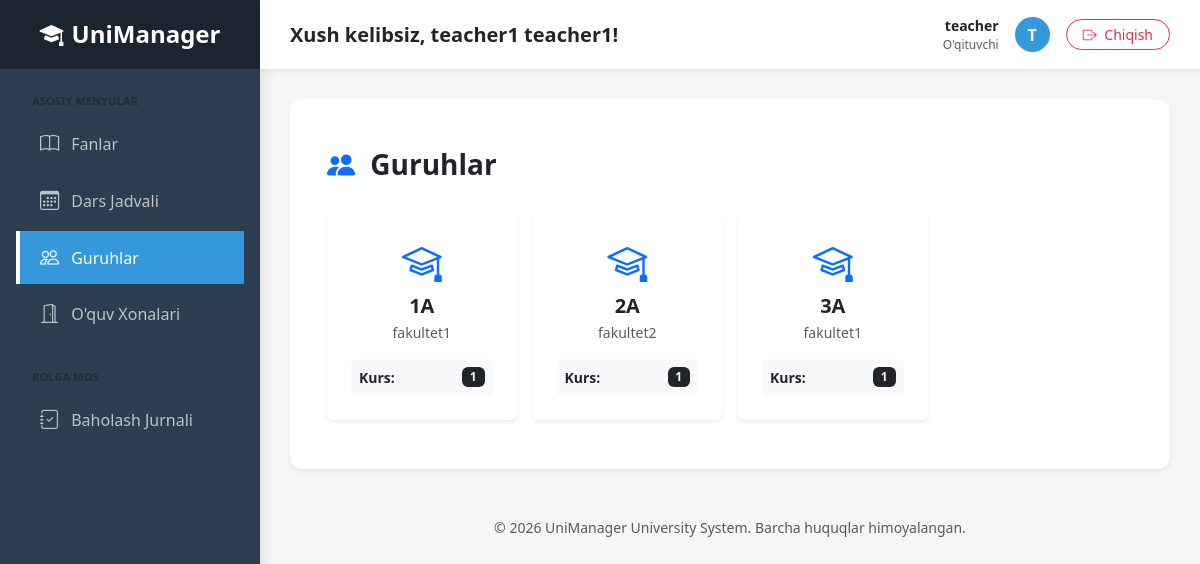
Page /academy/groups/ (signed in) on the committed database.
### users/models.py (models this page shows, shortened)
class User(AbstractUser):
    USER_ROLES = (
        ('admin', 'Admin'),
        ('teacher', 'O\'qituvchi'),
        ('student', 'Talaba'),
    )
    role = models.CharField(max_length=10, choices=USER_ROLES, default='admin')
    phone_number = models.CharField(max_length=15, blank=True, null=True)
    address = models.TextField(blank=True, null=True)

### academy/models.py (models this page shows, shortened)
class Group(models.Model):
    name = models.CharField(max_length=50, unique=True, verbose_name="Guruh nomi")
    faculty = models.CharField(max_length=100, verbose_name="Fakultet")
    course_number = models.PositiveSmallIntegerField(verbose_name="Kurs")
    teacher = models.ForeignKey(
        User,
        on_delete=models.SET_NULL,
        null=True,
        limit_choices_to={'role': 'teacher'},
        related_name='led_groups',
        verbose_name="Guruh rahbari"
    )
    subjects = models.ManyToManyField(
        'Subject', # Subject modeli shu faylda bo'lsa nomini yozish yetarli
        related_name='groups',
        verbose_name="Fanlar"
    )
    created_at = models.DateTimeField(auto_now_add=True)
    class Meta:
        verbose_name = "Guruh"
        verbose_name_plural = "Guruhlar"

### academy/views.py (the view)
# urls.py: path('groups/', views.group_list, name='group_list'),
@login_required
def group_list(request):
    groups = Group.objects.all().select_related('teacher').prefetch_related('subjects').order_by('name')
    return render(request, 'academy/group_list.html', {'groups': groups})

### academy/templates/academy/group_list.html (shortened to what this page needs)
{% extends 'base.html' %}
{% block content %}
<div class="container py-4">
    <div class="d-flex justify-content-between align-items-center mb-4">
        <h3 class="fw-bold"><i class="bi bi-people-fill text-primary me-2"></i> Guruhlar</h3>
    </div>
    <div class="row g-3">
        {% for group in groups %}
        <div class="col-md-4 col-lg-3">
            <div class="card border-0 shadow-sm h-100">
                <div class="card-body text-center p-4">
                    <div class="display-6 text-primary mb-2">
                        <i class="bi bi-mortarboard"></i>
                    </div>
                    <h5 class="fw-bold mb-1">{{ group.name }}</h5>
                    <p class="text-muted small mb-3">{{ group.faculty }}</p>
                    <div class="d-flex justify-content-between align-items-center bg-light rounded p-2">
                        <span class="small fw-bold">Kurs:</span>
                        <span class="badge bg-dark">{{ group.course_number }}</span>
                    </div>
                </div>
            </div>
        </div>
        {% empty %}
        <div class="col-12 text-center py-5">
            <p class="text-muted">Guruhlar hali qo'shilmagan.</p>
        </div>
        {% endfor %}
    </div>
</div>
{% endblock %}

### templates/base.html (shortened to what this page needs)
<!DOCTYPE html>
<html lang="uz">
<head>
    <link href="https://cdn.jsdelivr.net/npm/bootstrap@5.3.0/dist/css/bootstrap.min.css" rel="stylesheet">
    <link rel="stylesheet" href="https://cdn.jsdelivr.net/npm/bootstrap-icons@1.11.0/font/bootstrap-icons.css">
</head>
<body>
    <div class="d-flex">
        {% if user.is_authenticated %}
        <div id="sidebar" class="shadow">
            <div class="logo-section mb-4">
                <h4 class="mb-0 fw-bold"><i class="bi bi-mortarboard-fill me-2"></i>UniManager</h4>
            </div>
            <div class="px-3">
                <p class="text-uppercase small fw-bold text-muted mb-2 ps-3" style="font-size: 0.7rem;">Asosiy Menyular</p>
                <ul class="nav flex-column">
                    <li class="nav-item">
                        <a href="{% url 'subject_list' %}" class="nav-link mb-1 {% if 'subject' in request.path %}active{% endif %}">
                            <i class="bi bi-book"></i> Fanlar
                        </a>
                    </li>
                    <li class="nav-item">
                        <a href="{% url 'timetable_view' %}" class="nav-link mb-1 {% if 'timetable' in request.path %}active{% endif %}">
                            <i class="bi bi-calendar3"></i> Dars Jadvali
                        </a>
                    </li>
                    <li class="nav-item">
                        <a href="{% url 'group_list' %}" class="nav-link mb-1 {% if 'group' in request.path %}active{% endif %}">
                            <i class="bi bi-people"></i> Guruhlar
                        </a>
                    </li>
                    <li class="nav-item">
                        <a href="{% url 'classroom_list' %}" class="nav-link mb-1 {% if 'classroom' in request.path %}active{% endif %}">
                            <i class="bi bi-door-open"></i> O'quv Xonalari
                        </a>
                    </li>
                </ul>
                <p class="text-uppercase small fw-bold text-muted mt-4 mb-2 ps-3" style="font-size: 0.7rem;">Rolga Mos</p>
                <ul class="nav flex-column">
                    {% if user.role == 'admin' %}
                    <li class="nav-item">
                        <a href="{% url 'user_list' %}" class="nav-link mb-1 {% if 'user' in request.path %}active{% endif %}">
                            <i class="bi bi-person-gear"></i> Foydalanuvchilar
                        </a>
                    </li>
                    {% elif user.role == 'teacher' %}
                    <li class="nav-item">
                        <a href="{% url 'teacher_dashboard' %}" class="nav-link mb-1 {% if 'teacher' in request.path %}active{% endif %}">
                            <i class="bi bi-journal-check"></i> Baholash Jurnali
                        </a>
                    </li>
                    {% elif user.role == 'student' %}
                    <li class="nav-item">
                        <a href="{% url 'student_dashboard' %}" class="nav-link mb-1 {% if 'student' in request.path %}active{% endif %}">
                            <i class="bi bi-graph-up-arrow"></i> Mening Natijalarim
                        </a>
                    </li>
                    {% endif %}
                </ul>
            </div>
        </div>
        {% endif %}
        <div class="main-content">
            <nav class="top-navbar d-flex justify-content-between align-items-center shadow-sm">
                <div>
                    <h5 class="mb-0 text-dark fw-semibold">
                        {% if user.is_authenticated %}
                            Xush kelibsiz, {{ user.get_full_name|default:user.username }}!
                        {% else %}
                            Tizimga kirish
                        {% endif %}
                    </h5>
                </div>
                <div class="d-flex align-items-center">
                    {% if user.is_authenticated %}
                        <div class="me-3 d-none d-md-block text-end">
                            <div class="fw-bold small">{{ user.username }}</div>
                            <div class="text-muted" style="font-size: 0.75rem;">{{ user.get_role_display|default:user.role }}</div>
                        </div>
                        <div class="user-profile-img me-3">
                            {{ user.username|first|upper }}
                        </div>
                        <form action="{% url 'logout' %}" method="post" class="m-0">
                            <button type="submit" class="btn btn-outline-danger btn-sm rounded-pill px-3">
                                <i class="bi bi-box-arrow-right me-1"></i> Chiqish
                            </button>
                        </form>
                    {% else %}
                        <a href="{% url 'login' %}" class="btn btn-primary btn-sm rounded-pill px-4">Kirish</a>
                    {% endif %}
                </div>
            </nav>
            <div class="content-container">
                <div class="main-card">
                    {% block content %}
                    {% endblock %}
                </div>
                <footer class="mt-5 text-center text-muted small">
                    <p>&copy; 2026 UniManager University System. Barcha huquqlar himoyalangan.</p>
                </footer>
            </div>
        </div>
    </div>
</body>
</html>

### templates/base.html (style rules this page uses)
body { background-color: #f4f7f6; font-family: 'Segoe UI', Tahoma, Geneva, Verdana, sans-serif; }
#sidebar { min-width: 260px; max-width: 260px; min-height: 100vh; background: #2c3e50; color: white; transition: all 0.3s; }
#sidebar .logo-section { background: #1a252f; padding: 20px; text-align: center; }
#sidebar .nav-link { color: #bdc3c7; padding: 12px 20px; display: flex; align-items: center; transition: 0.2s; border-left: 4px solid transparent; }
#sidebar .nav-link.active { background: #3498db; color: white !important; border-left: 4px solid #fff; }
#sidebar .nav-link i { font-size: 1.2rem; margin-right: 12px; }
.main-content { flex: 1; min-width: 0; }
.top-navbar { background: white; padding: 15px 30px; }
.content-container { padding: 30px; }
.main-card { background: white; border-radius: 12px; border: none; box-shadow: 0 0.125rem 0.25rem rgba(0, 0, 0, 0.075); padding: 25px; }
.user-profile-img { width: 35px; height: 35px; background: #3498db; color: white; border-radius: 50%; display: inline-flex; align-items: center; justify-content: center; font-weight: bold; }

### rows in the picture
User: get_full_name "teacher1 teacher1", username "teacher", role "O'qituvchi", username|first "T"
Group: name "1A", faculty "fakultet1", course_number "1"
Group: name "2A", faculty "fakultet2", course_number "1"
Group: name "3A", faculty "fakultet1", course_number "1"
